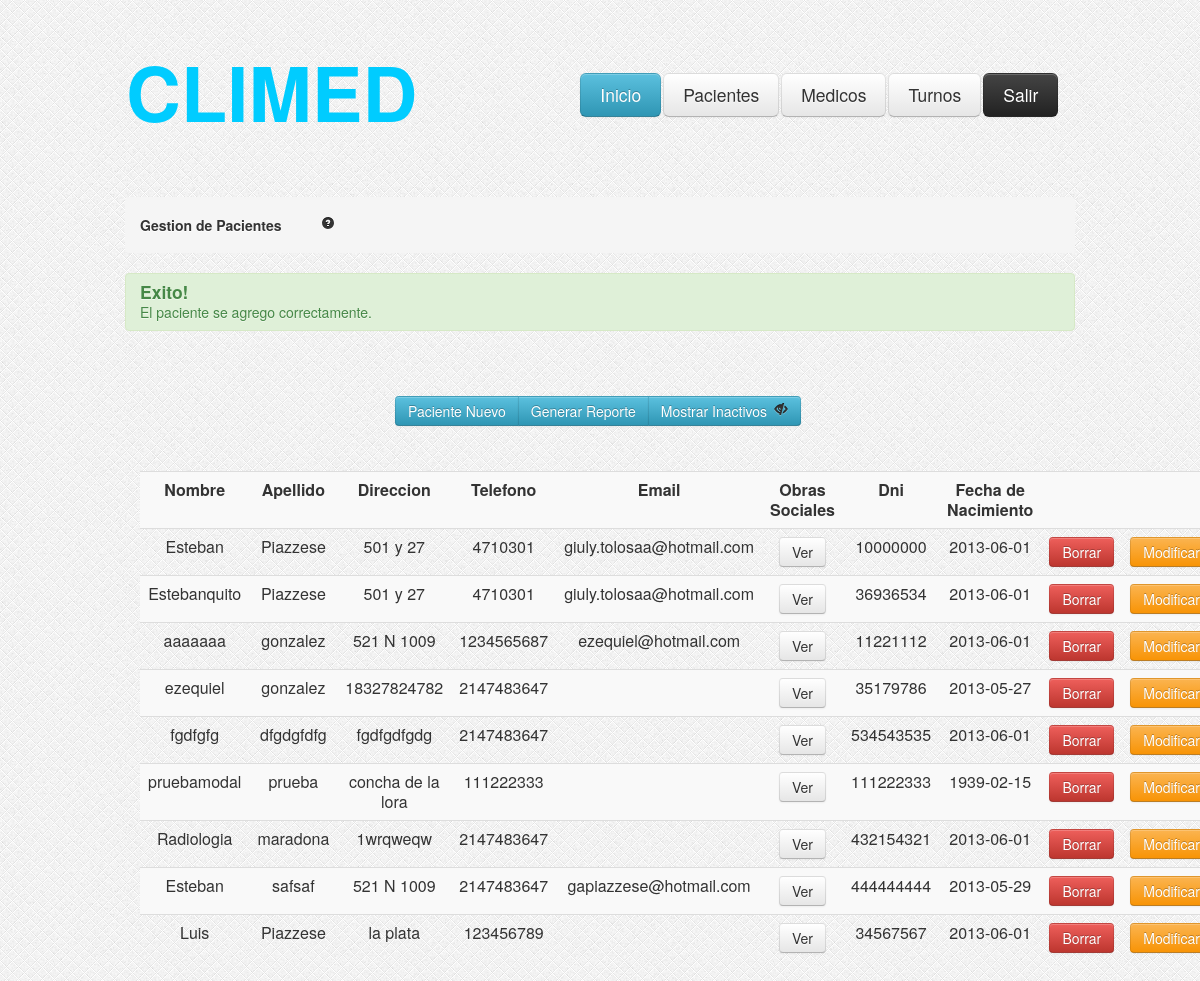
The app's page /GestionPacientes.php?Correcto=1, older data.
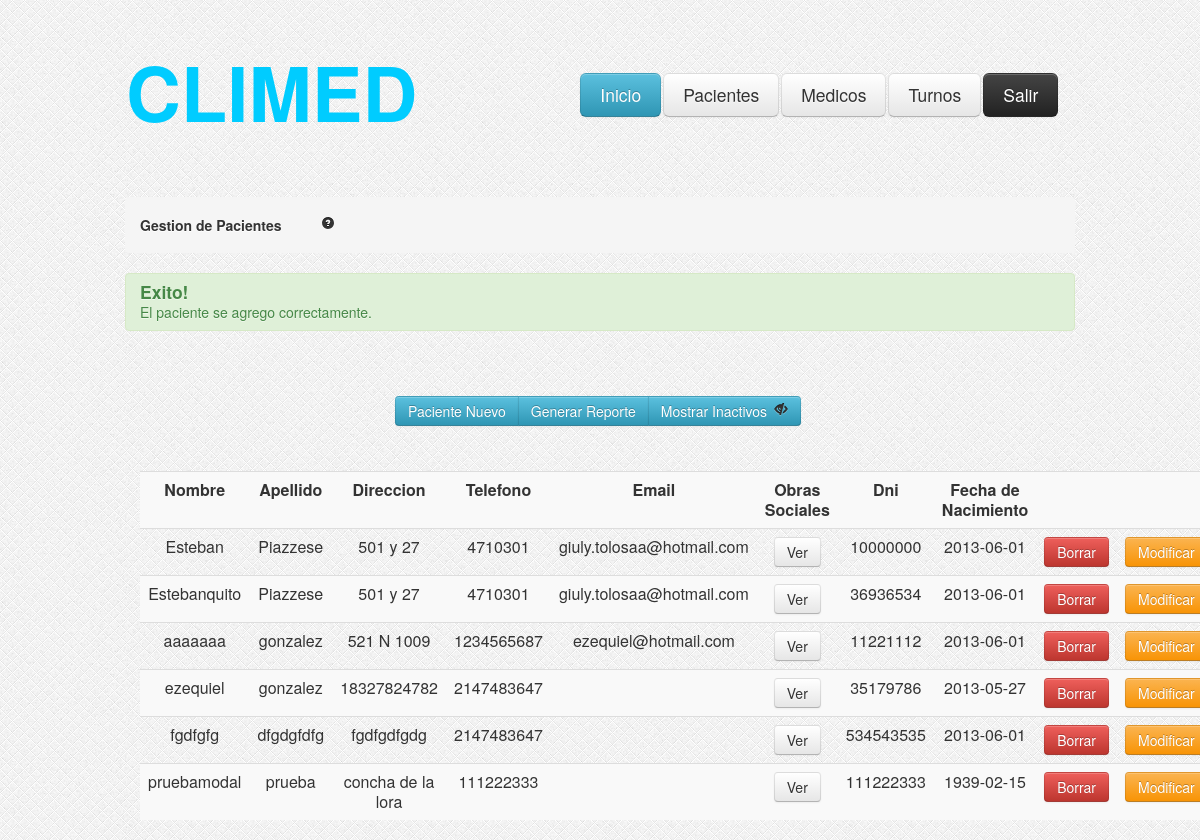
The same page, newer data.
### tables this page shows
CREATE TABLE IF NOT EXISTS `pacientes` (
  `idpaciente` int(11) NOT NULL AUTO_INCREMENT,
  `dni` int(11) NOT NULL,
  `apellido` varchar(100) NOT NULL,
  `nombre` varchar(100) NOT NULL,
  `email` varchar(100) DEFAULT NULL,
  `telefono` int(11) NOT NULL,
  `fechaNac` date NOT NULL,
  `direccion` varchar(255) NOT NULL,
  `activo` tinyint(4) NOT NULL DEFAULT '1',
  PRIMARY KEY (`idpaciente`)
);

### GestionPacientes.php (the view, shortened to what this page needs)
<?php
	if (!isset($_GET['ojito'])) {
		$ojito=1;
	} else {
		$ojito=$_GET['ojito'];
	}
	$consulta = "SELECT * FROM pacientes WHERE pacientes.activo = ".$ojito." OR 0 = ".$ojito." ";
    $resultado = mysql_query($consulta);
?>
<head>
<link rel="stylesheet" type="text/css" href="css/estilo.css"/>
<link rel="stylesheet" type="text/css" href="css/bootstrap.css"/>
<link rel="stylesheet" type="text/css" href="css/bootstrap-responsive.css"/>
</head>
<body style="background-image:url('images/bg.png')">
	<?php include_once('header.php'); ?>
	<div class="encapsulador">
		<div class="contenedor">
			<ul class="breadcrumb">
				<li>
					<h5>Gestion de Pacientes<a href="#" style="margin-left: 40px;"><i class="icon-question-sign"></i></a></h5>
				</li>
			</ul>
			<?php
				if(isset($_GET['Correcto'])){
					if($_GET['Correcto'] == 1){
						echo"<div class='alert alert-success'>
							<h4>Exito!</h4>
							El paciente se agrego correctamente.
							</div>";
					}
				}
			?>
			<div class="btn-group" style="margin-top: 45px; margin-left: 270;">
			        <button class="btn btn-info" type="button" onclick="location.href='AltaPacientes.php'">Paciente Nuevo</button>
                    <button class="btn btn-info" type="button">Generar Reporte</button>
				    <button class="btn btn-info" type="button"
					<?php	if($ojito == 1){ ?>
								onclick="location.href='GestionPacientes.php?ojito=0'"> Mostrar Inactivos <i class="icon-eye-close" style="margin-left: 3px;"></i>
					<?php	} else { ?>
								onclick="location.href='GestionPacientes.php?ojito=1'"> Ocultar Inactivos <i class="icon-eye-open" style="margin-left: 3px;"></i>
					<?php	} ?>
					</button>
			</div>
			<div id="tabla-gestion-pacientes">
				<table class="table table-striped">
					<tr>
						<td><b>Nombre</b></td>
						<td><b>Apellido</b></td>
						<td><b>Direccion</b></td>
						<td><b>Telefono</b></td>
						<td><b>Email</b></td>
						<td><b>Obras Sociales</b></td>
						<td><b>Dni</b></td>
						<td><b>Fecha de Nacimiento</b></td>
						<td></td>
						<td></td>
					</tr>
					<?php
				while ($valor = mysql_fetch_array($resultado))
				{
				?>
					<tr>
						<td><?php echo $valor["nombre"]; ?></td>
						<td><?php echo $valor["apellido"]; ?></td>
						<td><?php echo $valor["direccion"]; ?></td>
						<td><?php echo $valor["telefono"]; ?></td>
						<td><?php echo $valor["email"]; ?></td>
						<?php
						$idpaciente = $valor['idpaciente'];
						?>
						<td><a data-toggle="modal" role="button" href="#obrasSocialesPaciente<?php echo $idpaciente; ?>" class="btn">Ver</a></td>
						<td><?php echo $valor["dni"]; ?></td>
						<td><?php echo $valor["fechaNac"]; ?></td>
						<?php
								if( $valor["activo"] == 1 ){
						?>
									<td><a data-toggle="modal" role="button" href="#borrar<?php echo $idpaciente; ?>" class="btn btn-danger">Borrar</a></td>
						<?php	}else{ ?>
									<td><button class="btn btn-success" type="button" onclick="location.href='HabilitarPaciente.php?idpaciente=<?php echo $idpaciente; ?> '">Habilitar</button></td>
						<?php	}  	?>
						<td><button class="btn btn-warning" onclick="location.href='CargaPaciente.php?idpaciente=<?php echo $idpaciente; ?> '" type="button">Modificar</button> </td>
					</tr>
				<?php
				}
				?>
				</table>
			</div>
		</div>
	</div>
</body>
</html>

### header.php (shortened to what this page needs)
<div class="header">
<table style="margin-top: 40px; ">
	<tr>
	<td>
		<h3 style="font-size: 76px;margin-top: 30px; color: #00CCFF;">CLIMED</h3>
	</td>
	<td>
		<div class="menu">
			<table>
				<tr>
					<td><a href="index.php"><button class="btn btn-large btn-info" type="button">Inicio</button></a></td>
					<td><a href="GestionPacientes.php"><button class="btn btn-large" type="button">Pacientes</button></a></td>
					<td><a href="GestionMedicos.php"><button class="btn btn-large" type="button">Medicos</button></a></td>
					<td><a href="GestionTurnos.php"><button class="btn btn-large" type="button">Turnos</button></a></td>
					<td><a data-toggle="modal" role="button" href="#exit" class="btn btn-inverse btn-large">Salir</a></td>
				</tr>
			</table>
		</div>
	</td>
	</tr>
</table>
</div>

### css/estilo.css (style rules this page uses)
.header { width:950px; height:auto; margin: auto; }
.encapsulador { width:950px; height:auto; margin: auto; }
.menu { margin-top:27px; margin-left:160px; }
.contenedor { margin-top: 75px; }
#tabla-gestion-pacientes { margin-top: 45px; margin-left: 15px; margin-right: 15px; }

Row changes from the older to the newer data that the page shows:
removed pacientes: nombre "Radiologia", apellido "maradona", direccion "1wrqweqw", telefono "2147483647", dni "432154321", fechaNac "2013-06-01"
removed pacientes: nombre "Esteban", apellido "safsaf", direccion "521 N 1009", telefono "2147483647", email "gapiazzese@hotmail.com", dni "444444444", fechaNac "2013-05-29"
removed pacientes: nombre "Luis", apellido "Piazzese", direccion "la plata", telefono "123456789", dni "34567567", fechaNac "2013-06-01"
